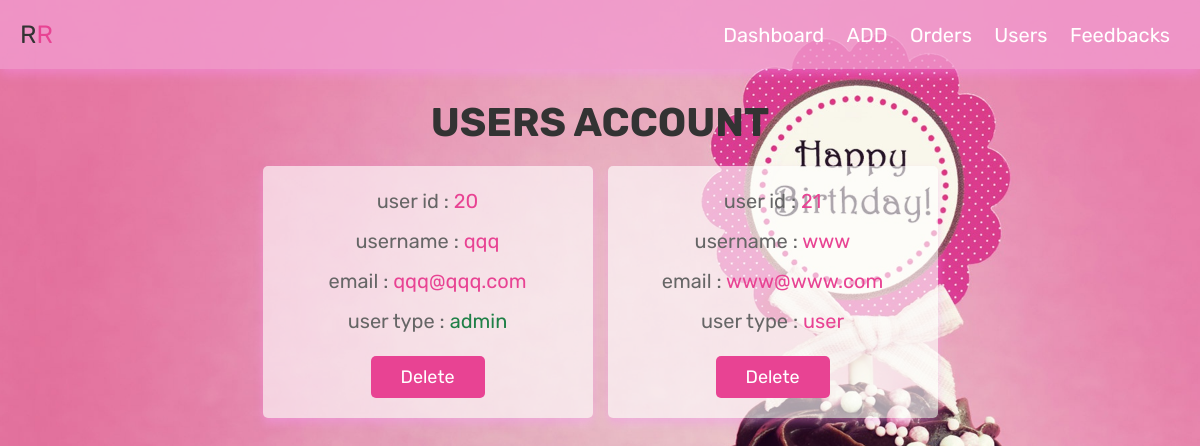
Screenshot of /admin_users.php (signed in) with the database file from the repository.
### tables this page shows
CREATE TABLE `users` (
  `id` int(100) NOT NULL,
  `name` varchar(100) NOT NULL,
  `email` varchar(100) NOT NULL,
  `password` varchar(100) NOT NULL,
  `user_type` varchar(20) NOT NULL DEFAULT 'user'
);

### admin_users.php (the view, shortened to what this page needs)
<?php
@include 'config.php';
?>
<!DOCTYPE html>
<html lang="en">
<head>
   <link rel="stylesheet" href="https://cdnjs.cloudflare.com/ajax/libs/font-awesome/6.0.0/css/all.min.css">
   <link rel="stylesheet" href="css/admin_style.css">
</head>
<body>
<?php @include 'admin_header.php'; ?>
<section class="users">
   <h1 class="title">users account</h1>
   <div class="box-container">
      <?php
         $select_users = mysqli_query($conn, "SELECT * FROM `users`") or die('query failed');
         if(mysqli_num_rows($select_users) > 0){
            while($fetch_users = mysqli_fetch_assoc($select_users)){
      ?>
      <div class="box">
         <p>user id : <span><?php echo $fetch_users['id']; ?></span></p>
         <p>username : <span><?php echo $fetch_users['name']; ?></span></p>
         <p>email : <span><?php echo $fetch_users['email']; ?></span></p>
         <p>user type : <span style="color:<?php if($fetch_users['user_type'] == 'admin'){ echo 'var(--orange)'; }; ?>"><?php echo $fetch_users['user_type']; ?></span></p>
         <a href="admin_users.php?delete=<?php echo $fetch_users['id']; ?>" onclick="return confirm('delete this user?');" class="delete-btn">delete</a>
      </div>
      <?php
         }
      }
      ?>
   </div>
</section>
</body>
</html>

### css/admin_style.css (style rules this page uses)
:root { --pink:#e84393; --red:#d34242; --orange:#1f8047; --black:#333; --white:#fff; --light-color:#666; --light-white:#ccc; --light-bg:#f5f5f5; --box-shadow:0 .5rem 1rem rgba(251, 149, 255, 0.37); }
* { font-family: 'Rubik', sans-serif; margin:0; padding:0; box-sizing: border-box; outline: none; border:none; text-decoration: none; transition:all .2s linear; }
html { font-size: 62.5%; overflow-x: hidden; scroll-behavior: smooth; scroll-padding-top: 6.5rem; }
body { background-image: url('../images/R.jpg'); background-size: cover; background-attachment: fixed; background-position: center; }
section { padding:3rem 2rem; }
.title { text-align: center; margin-bottom: 2rem; color:var(--black); text-transform: uppercase; font-size: 4rem; }
.btn, .delete-btn, .option-btn { display: inline-block; border-radius: .5rem; margin-top: 1rem; font-size: 1.8rem; color:var(--white); cursor: pointer; padding:1rem 3rem; text-transform: capitalize; }
.delete-btn { background-color: var(--red); }
.users .box-container { display: grid; grid-template-columns: repeat(auto-fit, 33rem); gap:1.5rem; align-items: flex-start; max-width: 1200px; margin: 0 auto; justify-content: center; }
.users .box-container .box { padding:2rem; border:var(--border); background-color: rgba(255, 255, 255, 0.623); box-shadow: var(--box-shadow); border-radius: .5rem; text-align: center; }
.users .box-container .box p { font-size: 2rem; color:var(--light-color); margin-bottom: 1rem; line-height: 1.5; }
.users .box-container .box p span { color:var(--pink); }
.users .box-container .box .delete-btn { margin-top: .5; background-color: #e84393; }

### rows the page displays
users: id "20", name "qqq", email "qqq@qqq.com", user_type "admin"
users: id "21", name "www", email "www@www.com", user_type "user"
